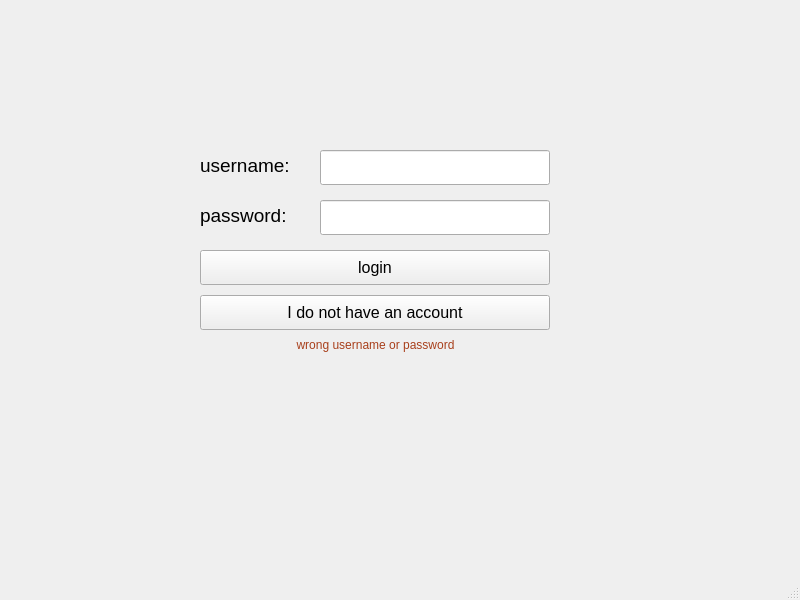
<?xml version="1.0" encoding="UTF-8"?>
<ui version="4.0">
 <class>MainWindow</class>
 <widget class="QMainWindow" name="MainWindow">
  <property name="geometry">
   <rect>
    <x>0</x>
    <y>0</y>
    <width>800</width>
    <height>600</height>
   </rect>
  </property>
  <property name="windowTitle">
   <string>MainWindow</string>
  </property>
  <widget class="QWidget" name="centralwidget">
   <widget class="QLabel" name="label">
    <property name="geometry">
     <rect>
      <x>200</x>
      <y>150</y>
      <width>111</width>
      <height>31</height>
     </rect>
    </property>
    <property name="font">
     <font>
      <pointsize>16</pointsize>
      <bold>false</bold>
     </font>
    </property>
    <property name="text">
     <string>&lt;html&gt;&lt;head/&gt;&lt;body&gt;&lt;p&gt;&lt;span style=&quot; font-size:14pt;&quot;&gt;username:&lt;/span&gt;&lt;/p&gt;&lt;/body&gt;&lt;/html&gt;</string>
    </property>
   </widget>
   <widget class="QLabel" name="label_2">
    <property name="geometry">
     <rect>
      <x>200</x>
      <y>200</y>
      <width>111</width>
      <height>31</height>
     </rect>
    </property>
    <property name="font">
     <font>
      <pointsize>16</pointsize>
     </font>
    </property>
    <property name="text">
     <string>&lt;html&gt;&lt;head/&gt;&lt;body&gt;&lt;p&gt;&lt;span style=&quot; font-size:14pt;&quot;&gt;password:&lt;/span&gt;&lt;/p&gt;&lt;/body&gt;&lt;/html&gt;</string>
    </property>
   </widget>
   <widget class="QLineEdit" name="usernameInput">
    <property name="geometry">
     <rect>
      <x>320</x>
      <y>150</y>
      <width>230</width>
      <height>35</height>
     </rect>
    </property>
   </widget>
   <widget class="QLineEdit" name="passwordInput">
    <property name="geometry">
     <rect>
      <x>320</x>
      <y>200</y>
      <width>230</width>
      <height>35</height>
     </rect>
    </property>
   </widget>
   <widget class="QPushButton" name="loginPushButton">
    <property name="geometry">
     <rect>
      <x>200</x>
      <y>250</y>
      <width>350</width>
      <height>35</height>
     </rect>
    </property>
    <property name="font">
     <font>
      <pointsize>12</pointsize>
     </font>
    </property>
    <property name="text">
     <string>login</string>
    </property>
   </widget>
   <widget class="QPushButton" name="registerPushButton">
    <property name="geometry">
     <rect>
      <x>200</x>
      <y>295</y>
      <width>350</width>
      <height>35</height>
     </rect>
    </property>
    <property name="font">
     <font>
      <pointsize>12</pointsize>
     </font>
    </property>
    <property name="text">
     <string>I do not have an account</string>
    </property>
   </widget>
   <widget class="QLabel" name="errorMessage">
    <property name="geometry">
     <rect>
      <x>200</x>
      <y>335</y>
      <width>351</width>
      <height>20</height>
     </rect>
    </property>
    <property name="text">
     <string>&lt;html&gt;&lt;head/&gt;&lt;body&gt;&lt;p align=&quot;center&quot;&gt;&lt;span style=&quot; color:#a83f1b;&quot;&gt;wrong username or password&lt;/span&gt;&lt;/p&gt;&lt;/body&gt;&lt;/html&gt;</string>
    </property>
   </widget>
  </widget>
  <widget class="QMenuBar" name="menubar">
   <property name="geometry">
    <rect>
     <x>0</x>
     <y>0</y>
     <width>800</width>
     <height>25</height>
    </rect>
   </property>
  </widget>
  <widget class="QStatusBar" name="statusbar"/>
 </widget>
 <resources/>
 <connections/>
</ui>
